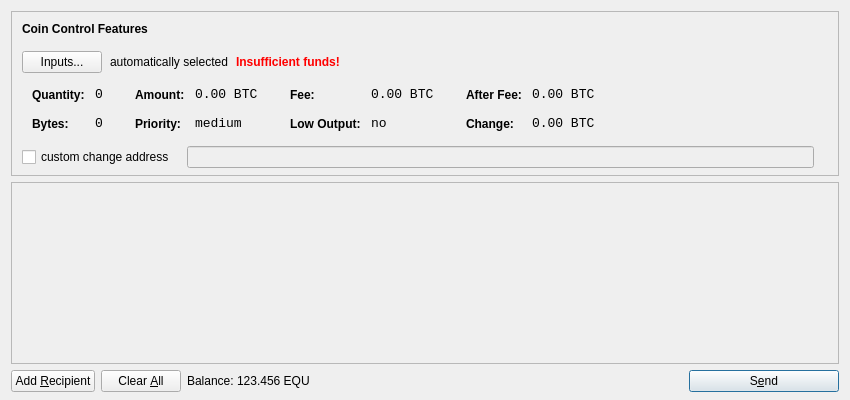
<?xml version="1.0" encoding="UTF-8"?>
<ui version="4.0">
 <class>SendCoinsDialog</class>
 <widget class="QDialog" name="SendCoinsDialog">
  <property name="geometry">
   <rect>
    <x>0</x>
    <y>0</y>
    <width>850</width>
    <height>400</height>
   </rect>
  </property>
  <property name="windowTitle">
   <string>Send Coins</string>
  </property>
  <layout class="QVBoxLayout" name="verticalLayout" stretch="0,1,0">
   <property name="bottomMargin">
    <number>8</number>
   </property>
   <item>
    <widget class="QFrame" name="frameCoinControl">
     <property name="sizePolicy">
      <sizepolicy hsizetype="Expanding" vsizetype="Expanding">
       <horstretch>0</horstretch>
       <verstretch>0</verstretch>
      </sizepolicy>
     </property>
     <property name="maximumSize">
      <size>
       <width>16777215</width>
       <height>16777215</height>
      </size>
     </property>
     <property name="frameShape">
      <enum>QFrame::StyledPanel</enum>
     </property>
     <property name="frameShadow">
      <enum>QFrame::Sunken</enum>
     </property>
     <layout class="QVBoxLayout" name="verticalLayoutCoinControl2">
      <property name="spacing">
       <number>-1</number>
      </property>
      <property name="leftMargin">
       <number>0</number>
      </property>
      <property name="topMargin">
       <number>0</number>
      </property>
      <property name="rightMargin">
       <number>0</number>
      </property>
      <property name="bottomMargin">
       <number>6</number>
      </property>
      <item>
       <layout class="QVBoxLayout" name="verticalLayoutCoinControl" stretch="0,0,0,0,1">
        <property name="spacing">
         <number>0</number>
        </property>
        <property name="leftMargin">
         <number>10</number>
        </property>
        <property name="topMargin">
         <number>10</number>
        </property>
        <item>
         <layout class="QHBoxLayout" name="horizontalLayoutCoinControl1">
          <property name="bottomMargin">
           <number>15</number>
          </property>
          <item>
           <widget class="QLabel" name="labelCoinControlFeatures">
            <property name="sizePolicy">
             <sizepolicy hsizetype="Preferred" vsizetype="Maximum">
              <horstretch>0</horstretch>
              <verstretch>0</verstretch>
             </sizepolicy>
            </property>
            <property name="font">
             <font>
              <weight>75</weight>
              <bold>true</bold>
             </font>
            </property>
            <property name="styleSheet">
             <string notr="true">font-weight:bold;</string>
            </property>
            <property name="text">
             <string>Coin Control Features</string>
            </property>
           </widget>
          </item>
         </layout>
        </item>
        <item>
         <layout class="QHBoxLayout" name="horizontalLayoutCoinControl2" stretch="0,0,0,0">
          <property name="spacing">
           <number>8</number>
          </property>
          <property name="bottomMargin">
           <number>10</number>
          </property>
          <item>
           <widget class="QPushButton" name="pushButtonCoinControl">
            <property name="styleSheet">
             <string notr="true"/>
            </property>
            <property name="text">
             <string>Inputs...</string>
            </property>
           </widget>
          </item>
          <item>
           <widget class="QLabel" name="labelCoinControlAutomaticallySelected">
            <property name="text">
             <string>automatically selected</string>
            </property>
            <property name="margin">
             <number>5</number>
            </property>
           </widget>
          </item>
          <item>
           <widget class="QLabel" name="labelCoinControlInsuffFunds">
            <property name="font">
             <font>
              <weight>75</weight>
              <bold>true</bold>
             </font>
            </property>
            <property name="styleSheet">
             <string notr="true">color:red;font-weight:bold;</string>
            </property>
            <property name="text">
             <string>Insufficient funds!</string>
            </property>
            <property name="margin">
             <number>5</number>
            </property>
           </widget>
          </item>
          <item>
           <spacer name="horizontalSpacerCoinControl">
            <property name="orientation">
             <enum>Qt::Horizontal</enum>
            </property>
            <property name="sizeHint" stdset="0">
             <size>
              <width>40</width>
              <height>1</height>
             </size>
            </property>
           </spacer>
          </item>
         </layout>
        </item>
        <item>
         <widget class="QWidget" name="widgetCoinControl" native="true">
          <property name="sizePolicy">
           <sizepolicy hsizetype="Preferred" vsizetype="Preferred">
            <horstretch>0</horstretch>
            <verstretch>0</verstretch>
           </sizepolicy>
          </property>
          <property name="minimumSize">
           <size>
            <width>0</width>
            <height>0</height>
           </size>
          </property>
          <property name="styleSheet">
           <string notr="true"/>
          </property>
          <layout class="QHBoxLayout" name="horizontalLayoutCoinControl5">
           <property name="margin">
            <number>0</number>
           </property>
           <item>
            <layout class="QHBoxLayout" name="horizontalLayoutCoinControl3" stretch="0,0,0,1">
             <property name="spacing">
              <number>20</number>
             </property>
             <property name="topMargin">
              <number>0</number>
             </property>
             <property name="bottomMargin">
              <number>10</number>
             </property>
             <item>
              <layout class="QFormLayout" name="formLayoutCoinControl1">
               <property name="horizontalSpacing">
                <number>10</number>
               </property>
               <property name="verticalSpacing">
                <number>14</number>
               </property>
               <property name="leftMargin">
                <number>10</number>
               </property>
               <property name="topMargin">
                <number>4</number>
               </property>
               <property name="rightMargin">
                <number>6</number>
               </property>
               <item row="0" column="0">
                <widget class="QLabel" name="labelCoinControlQuantityText">
                 <property name="styleSheet">
                  <string notr="true">font-weight:bold;</string>
                 </property>
                 <property name="text">
                  <string>Quantity:</string>
                 </property>
                 <property name="margin">
                  <number>0</number>
                 </property>
                </widget>
               </item>
               <item row="0" column="1">
                <widget class="QLabel" name="labelCoinControlQuantity">
                 <property name="font">
                  <font>
                   <family>Monospace</family>
                   <pointsize>10</pointsize>
                  </font>
                 </property>
                 <property name="cursor">
                  <cursorShape>IBeamCursor</cursorShape>
                 </property>
                 <property name="contextMenuPolicy">
                  <enum>Qt::ActionsContextMenu</enum>
                 </property>
                 <property name="text">
                  <string notr="true">0</string>
                 </property>
                 <property name="margin">
                  <number>0</number>
                 </property>
                 <property name="textInteractionFlags">
                  <set>Qt::LinksAccessibleByMouse|Qt::TextSelectableByKeyboard|Qt::TextSelectableByMouse</set>
                 </property>
                </widget>
               </item>
               <item row="1" column="0">
                <widget class="QLabel" name="labelCoinControlBytesText">
                 <property name="styleSheet">
                  <string notr="true">font-weight:bold;</string>
                 </property>
                 <property name="text">
                  <string>Bytes:</string>
                 </property>
                </widget>
               </item>
               <item row="1" column="1">
                <widget class="QLabel" name="labelCoinControlBytes">
                 <property name="font">
                  <font>
                   <family>Monospace</family>
                   <pointsize>10</pointsize>
                  </font>
                 </property>
                 <property name="cursor">
                  <cursorShape>IBeamCursor</cursorShape>
                 </property>
                 <property name="contextMenuPolicy">
                  <enum>Qt::ActionsContextMenu</enum>
                 </property>
                 <property name="text">
                  <string notr="true">0</string>
                 </property>
                 <property name="textInteractionFlags">
                  <set>Qt::LinksAccessibleByMouse|Qt::TextSelectableByKeyboard|Qt::TextSelectableByMouse</set>
                 </property>
                </widget>
               </item>
              </layout>
             </item>
             <item>
              <layout class="QFormLayout" name="formLayoutCoinControl2">
               <property name="horizontalSpacing">
                <number>10</number>
               </property>
               <property name="verticalSpacing">
                <number>14</number>
               </property>
               <property name="leftMargin">
                <number>6</number>
               </property>
               <property name="topMargin">
                <number>4</number>
               </property>
               <property name="rightMargin">
                <number>6</number>
               </property>
               <item row="0" column="0">
                <widget class="QLabel" name="labelCoinControlAmountText">
                 <property name="styleSheet">
                  <string notr="true">font-weight:bold;</string>
                 </property>
                 <property name="text">
                  <string>Amount:</string>
                 </property>
                 <property name="margin">
                  <number>0</number>
                 </property>
                </widget>
               </item>
               <item row="0" column="1">
                <widget class="QLabel" name="labelCoinControlAmount">
                 <property name="font">
                  <font>
                   <family>Monospace</family>
                   <pointsize>10</pointsize>
                  </font>
                 </property>
                 <property name="cursor">
                  <cursorShape>IBeamCursor</cursorShape>
                 </property>
                 <property name="contextMenuPolicy">
                  <enum>Qt::ActionsContextMenu</enum>
                 </property>
                 <property name="text">
                  <string notr="true">0.00 BTC</string>
                 </property>
                 <property name="textInteractionFlags">
                  <set>Qt::LinksAccessibleByMouse|Qt::TextSelectableByKeyboard|Qt::TextSelectableByMouse</set>
                 </property>
                </widget>
               </item>
               <item row="1" column="0">
                <widget class="QLabel" name="labelCoinControlPriorityText">
                 <property name="styleSheet">
                  <string notr="true">font-weight:bold;</string>
                 </property>
                 <property name="text">
                  <string>Priority:</string>
                 </property>
                </widget>
               </item>
               <item row="1" column="1">
                <widget class="QLabel" name="labelCoinControlPriority">
                 <property name="font">
                  <font>
                   <family>Monospace</family>
                   <pointsize>10</pointsize>
                  </font>
                 </property>
                 <property name="cursor">
                  <cursorShape>IBeamCursor</cursorShape>
                 </property>
                 <property name="contextMenuPolicy">
                  <enum>Qt::ActionsContextMenu</enum>
                 </property>
                 <property name="text">
                  <string>medium</string>
                 </property>
                 <property name="textInteractionFlags">
                  <set>Qt::LinksAccessibleByMouse|Qt::TextSelectableByKeyboard|Qt::TextSelectableByMouse</set>
                 </property>
                </widget>
               </item>
              </layout>
             </item>
             <item>
              <layout class="QFormLayout" name="formLayoutCoinControl3">
               <property name="horizontalSpacing">
                <number>10</number>
               </property>
               <property name="verticalSpacing">
                <number>14</number>
               </property>
               <property name="leftMargin">
                <number>6</number>
               </property>
               <property name="topMargin">
                <number>4</number>
               </property>
               <property name="rightMargin">
                <number>6</number>
               </property>
               <item row="0" column="0">
                <widget class="QLabel" name="labelCoinControlFeeText">
                 <property name="styleSheet">
                  <string notr="true">font-weight:bold;</string>
                 </property>
                 <property name="text">
                  <string>Fee:</string>
                 </property>
                 <property name="margin">
                  <number>0</number>
                 </property>
                </widget>
               </item>
               <item row="0" column="1">
                <widget class="QLabel" name="labelCoinControlFee">
                 <property name="font">
                  <font>
                   <family>Monospace</family>
                   <pointsize>10</pointsize>
                  </font>
                 </property>
                 <property name="cursor">
                  <cursorShape>IBeamCursor</cursorShape>
                 </property>
                 <property name="contextMenuPolicy">
                  <enum>Qt::ActionsContextMenu</enum>
                 </property>
                 <property name="text">
                  <string notr="true">0.00 BTC</string>
                 </property>
                 <property name="textInteractionFlags">
                  <set>Qt::LinksAccessibleByMouse|Qt::TextSelectableByKeyboard|Qt::TextSelectableByMouse</set>
                 </property>
                </widget>
               </item>
               <item row="1" column="0">
                <widget class="QLabel" name="labelCoinControlLowOutputText">
                 <property name="styleSheet">
                  <string notr="true">font-weight:bold;</string>
                 </property>
                 <property name="text">
                  <string>Low Output:</string>
                 </property>
                </widget>
               </item>
               <item row="1" column="1">
                <widget class="QLabel" name="labelCoinControlLowOutput">
                 <property name="font">
                  <font>
                   <family>Monospace</family>
                   <pointsize>10</pointsize>
                  </font>
                 </property>
                 <property name="cursor">
                  <cursorShape>IBeamCursor</cursorShape>
                 </property>
                 <property name="contextMenuPolicy">
                  <enum>Qt::ActionsContextMenu</enum>
                 </property>
                 <property name="text">
                  <string>no</string>
                 </property>
                 <property name="textInteractionFlags">
                  <set>Qt::LinksAccessibleByMouse|Qt::TextSelectableByKeyboard|Qt::TextSelectableByMouse</set>
                 </property>
                </widget>
               </item>
              </layout>
             </item>
             <item>
              <layout class="QFormLayout" name="formLayoutCoinControl4">
               <property name="horizontalSpacing">
                <number>10</number>
               </property>
               <property name="verticalSpacing">
                <number>14</number>
               </property>
               <property name="leftMargin">
                <number>6</number>
               </property>
               <property name="topMargin">
                <number>4</number>
               </property>
               <property name="rightMargin">
                <number>6</number>
               </property>
               <item row="0" column="0">
                <widget class="QLabel" name="labelCoinControlAfterFeeText">
                 <property name="styleSheet">
                  <string notr="true">font-weight:bold;</string>
                 </property>
                 <property name="text">
                  <string>After Fee:</string>
                 </property>
                 <property name="margin">
                  <number>0</number>
                 </property>
                </widget>
               </item>
               <item row="0" column="1">
                <widget class="QLabel" name="labelCoinControlAfterFee">
                 <property name="font">
                  <font>
                   <family>Monospace</family>
                   <pointsize>10</pointsize>
                  </font>
                 </property>
                 <property name="cursor">
                  <cursorShape>IBeamCursor</cursorShape>
                 </property>
                 <property name="contextMenuPolicy">
                  <enum>Qt::ActionsContextMenu</enum>
                 </property>
                 <property name="text">
                  <string notr="true">0.00 BTC</string>
                 </property>
                 <property name="textInteractionFlags">
                  <set>Qt::LinksAccessibleByMouse|Qt::TextSelectableByKeyboard|Qt::TextSelectableByMouse</set>
                 </property>
                </widget>
               </item>
               <item row="1" column="0">
                <widget class="QLabel" name="labelCoinControlChangeText">
                 <property name="styleSheet">
                  <string notr="true">font-weight:bold;</string>
                 </property>
                 <property name="text">
                  <string>Change:</string>
                 </property>
                </widget>
               </item>
               <item row="1" column="1">
                <widget class="QLabel" name="labelCoinControlChange">
                 <property name="font">
                  <font>
                   <family>Monospace</family>
                   <pointsize>10</pointsize>
                  </font>
                 </property>
                 <property name="cursor">
                  <cursorShape>IBeamCursor</cursorShape>
                 </property>
                 <property name="contextMenuPolicy">
                  <enum>Qt::ActionsContextMenu</enum>
                 </property>
                 <property name="text">
                  <string notr="true">0.00 BTC</string>
                 </property>
                 <property name="textInteractionFlags">
                  <set>Qt::LinksAccessibleByMouse|Qt::TextSelectableByKeyboard|Qt::TextSelectableByMouse</set>
                 </property>
                </widget>
               </item>
              </layout>
             </item>
            </layout>
           </item>
          </layout>
         </widget>
        </item>
        <item>
         <layout class="QHBoxLayout" name="horizontalLayoutCoinControl4" stretch="0,0,0">
          <property name="spacing">
           <number>12</number>
          </property>
          <property name="sizeConstraint">
           <enum>QLayout::SetDefaultConstraint</enum>
          </property>
          <property name="topMargin">
           <number>5</number>
          </property>
          <property name="rightMargin">
           <number>5</number>
          </property>
          <item>
           <widget class="QCheckBox" name="checkBoxCoinControlChange">
            <property name="text">
             <string>custom change address</string>
            </property>
           </widget>
          </item>
          <item>
           <widget class="QLineEdit" name="lineEditCoinControlChange">
            <property name="enabled">
             <bool>false</bool>
            </property>
            <property name="sizePolicy">
             <sizepolicy hsizetype="Expanding" vsizetype="Fixed">
              <horstretch>0</horstretch>
              <verstretch>0</verstretch>
             </sizepolicy>
            </property>
           </widget>
          </item>
          <item>
           <widget class="QLabel" name="labelCoinControlChangeLabel">
            <property name="sizePolicy">
             <sizepolicy hsizetype="Preferred" vsizetype="Expanding">
              <horstretch>0</horstretch>
              <verstretch>0</verstretch>
             </sizepolicy>
            </property>
            <property name="minimumSize">
             <size>
              <width>0</width>
              <height>0</height>
             </size>
            </property>
            <property name="text">
             <string/>
            </property>
            <property name="margin">
             <number>3</number>
            </property>
           </widget>
          </item>
         </layout>
        </item>
        <item>
         <spacer name="verticalSpacerCoinControl">
          <property name="orientation">
           <enum>Qt::Vertical</enum>
          </property>
          <property name="sizeHint" stdset="0">
           <size>
            <width>800</width>
            <height>1</height>
           </size>
          </property>
         </spacer>
        </item>
       </layout>
      </item>
     </layout>
    </widget>
   </item>
   <item>
    <widget class="QScrollArea" name="scrollArea">
     <property name="widgetResizable">
      <bool>true</bool>
     </property>
     <widget class="QWidget" name="scrollAreaWidgetContents">
      <property name="geometry">
       <rect>
        <x>0</x>
        <y>0</y>
        <width>830</width>
        <height>165</height>
       </rect>
      </property>
      <layout class="QVBoxLayout" name="verticalLayout_2">
       <property name="margin">
        <number>0</number>
       </property>
       <item>
        <layout class="QVBoxLayout" name="entries">
         <property name="spacing">
          <number>6</number>
         </property>
        </layout>
       </item>
       <item>
        <spacer name="verticalSpacer">
         <property name="orientation">
          <enum>Qt::Vertical</enum>
         </property>
         <property name="sizeHint" stdset="0">
          <size>
           <width>20</width>
           <height>40</height>
          </size>
         </property>
        </spacer>
       </item>
      </layout>
     </widget>
    </widget>
   </item>
   <item>
    <layout class="QHBoxLayout" name="horizontalLayout">
     <item>
      <widget class="QPushButton" name="addButton">
       <property name="toolTip">
        <string>Send to multiple recipients at once</string>
       </property>
       <property name="text">
        <string>Add &amp;Recipient</string>
       </property>
       <property name="icon">
        <iconset resource="../bitcoin.qrc">
         <normaloff>:/icons/add</normaloff>:/icons/add</iconset>
       </property>
       <property name="autoDefault">
        <bool>false</bool>
       </property>
      </widget>
     </item>
     <item>
      <widget class="QPushButton" name="clearButton">
       <property name="sizePolicy">
        <sizepolicy hsizetype="Minimum" vsizetype="Fixed">
         <horstretch>0</horstretch>
         <verstretch>0</verstretch>
        </sizepolicy>
       </property>
       <property name="toolTip">
        <string>Remove all transaction fields</string>
       </property>
       <property name="text">
        <string>Clear &amp;All</string>
       </property>
       <property name="icon">
        <iconset resource="../bitcoin.qrc">
         <normaloff>:/icons/remove</normaloff>:/icons/remove</iconset>
       </property>
       <property name="autoRepeatDelay">
        <number>300</number>
       </property>
       <property name="autoDefault">
        <bool>false</bool>
       </property>
      </widget>
     </item>
     <item>
      <layout class="QHBoxLayout" name="horizontalLayout_2">
       <property name="spacing">
        <number>3</number>
       </property>
       <item>
        <widget class="QLabel" name="label">
         <property name="text">
          <string>Balance:</string>
         </property>
        </widget>
       </item>
       <item>
        <widget class="QLabel" name="labelBalance">
         <property name="cursor">
          <cursorShape>IBeamCursor</cursorShape>
         </property>
         <property name="text">
          <string>123.456 EQU</string>
         </property>
         <property name="textInteractionFlags">
          <set>Qt::LinksAccessibleByMouse|Qt::TextSelectableByKeyboard|Qt::TextSelectableByMouse</set>
         </property>
        </widget>
       </item>
      </layout>
     </item>
     <item>
      <spacer name="horizontalSpacer">
       <property name="orientation">
        <enum>Qt::Horizontal</enum>
       </property>
       <property name="sizeHint" stdset="0">
        <size>
         <width>40</width>
         <height>20</height>
        </size>
       </property>
      </spacer>
     </item>
     <item>
      <widget class="QPushButton" name="sendButton">
       <property name="minimumSize">
        <size>
         <width>150</width>
         <height>0</height>
        </size>
       </property>
       <property name="toolTip">
        <string>Confirm the send action</string>
       </property>
       <property name="text">
        <string>S&amp;end</string>
       </property>
       <property name="icon">
        <iconset resource="../bitcoin.qrc">
         <normaloff>:/icons/send</normaloff>:/icons/send</iconset>
       </property>
       <property name="default">
        <bool>true</bool>
       </property>
      </widget>
     </item>
    </layout>
   </item>
  </layout>
 </widget>
 <resources>
  <include location="../bitcoin.qrc"/>
 </resources>
 <connections/>
</ui>
